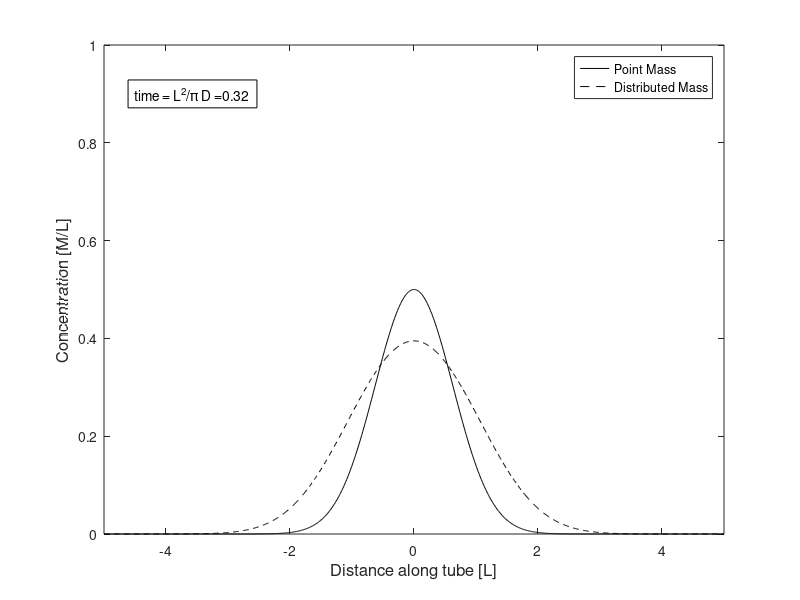

Reproduce this figure in MATLAB.
x = linspace(-5,5,1000);				  % range of x values for plot data
M = 1;                                           % Initial mass of polutant
L = 1; 
C0 = M/2/L;
D = 1;										  % Diffusion coefficient
t = L^2/(pi*D);
nframes = length(t);						% number of frames in the movie
Cul = 1;

Cg = M/sqrt(4*pi*D*t)*exp(-x.^2*4*D*t);	% Concentration profile
C = -C0/2*(erf((x-L)/sqrt(4*D*t))-erf((x+L)/sqrt(4*D*t)));
    
plot(x,Cg,'k',x,C,'k--');			  % plot data
axis([min(x) max(x) 0 Cul]);		 % set axis limits
xlabel('Distance along tube [L]','FontSize',12);
ylabel('Concentration [M/L]','FontSize',12);
%title('Concentration profile over time','FontSize',14) ;
legend('Point Mass','Distributed Mass')

% prints slope value in upper left corner of movie frame:
text(.9*min(x),.9*Cul,['time = L^2/{\pi D} =' num2str(t, '%4.2f')], ...
	  'Margin', 5, 'EdgeColor', 'k'); 
	
print('-r600','-depsc','profs.eps')